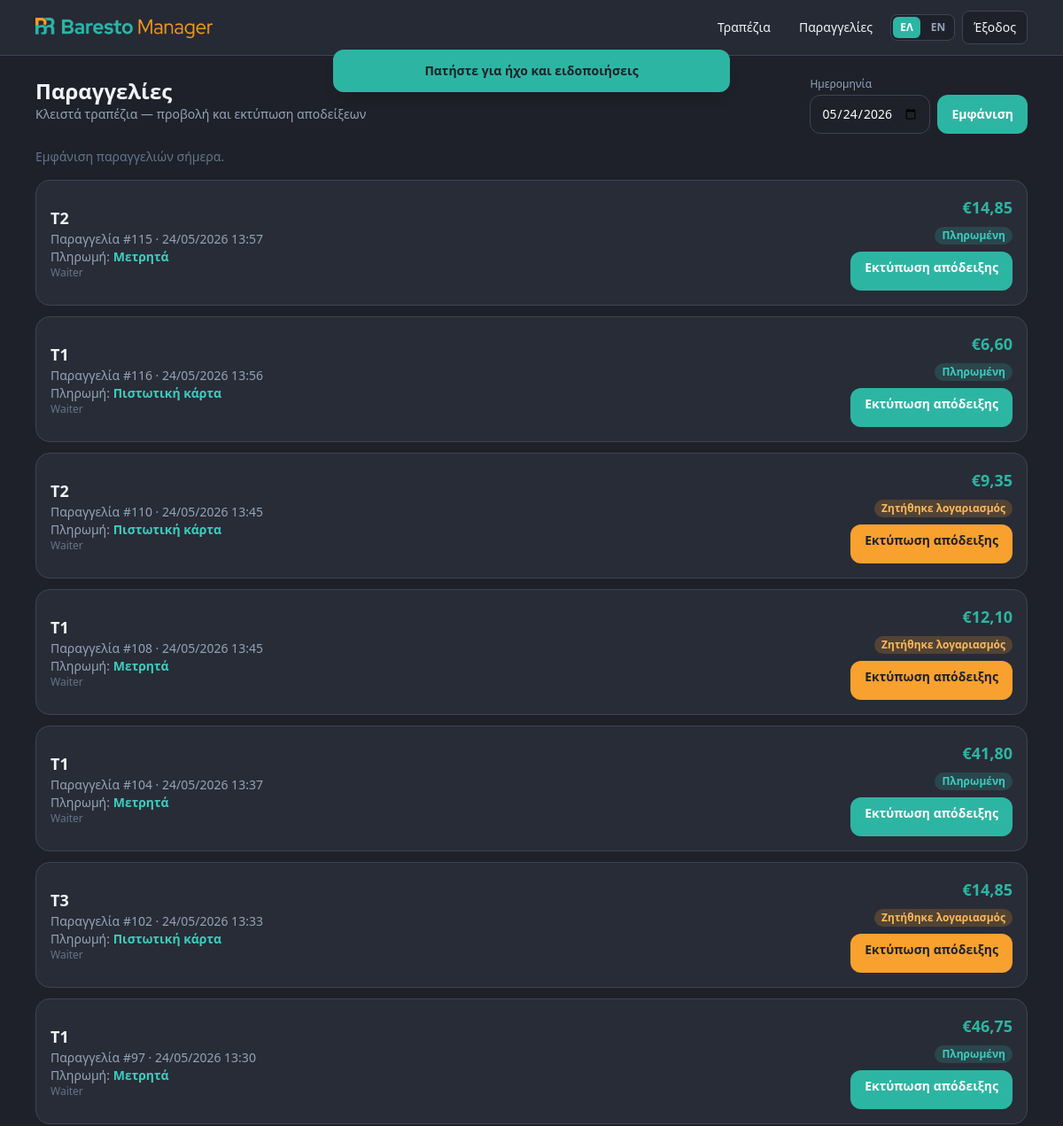
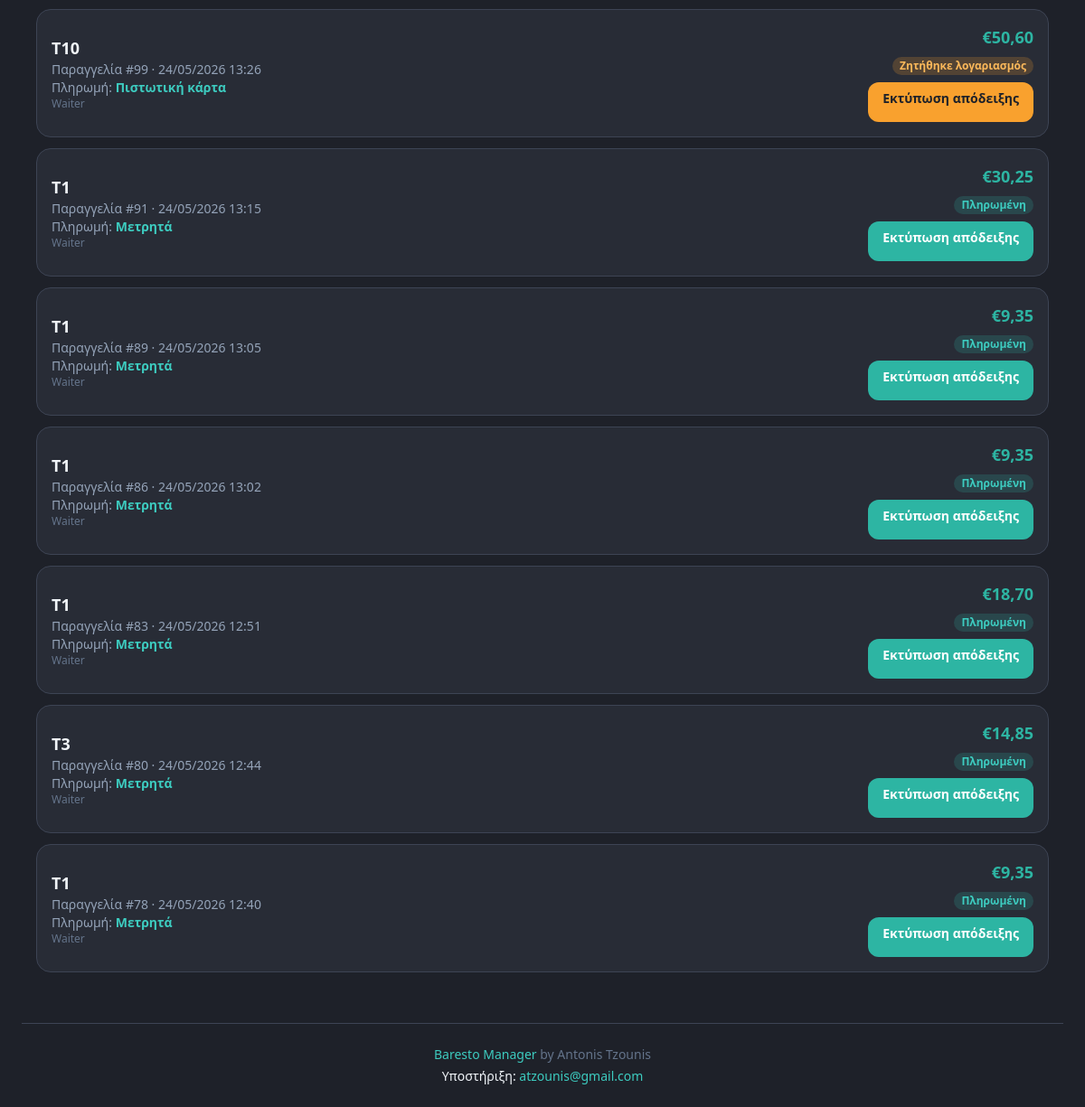
/orders/ (signed in), run on the app's committed database (2 pictures, top to bottom).
### apps/orders/models.py (models this page shows, shortened)
class Order(TimeStampedModel):
    STATUS_CHOICES = [
        ("open", _("Open")),
        ("confirmed", _("Confirmed")),
        ("preparing", _("Preparing")),
        ("partially_ready", _("Partially Ready")),
        ("ready", _("Ready")),
        ("served", _("Served")),
        ("bill_requested", _("Bill Requested")),
        ("paid", _("Paid")),
        ("cancelled", _("Cancelled")),
    ]
    session = models.ForeignKey(
        "restaurants.TableSession",
        on_delete=models.CASCADE,
        related_name="orders",
    )
    waiter = models.ForeignKey(
        "accounts.EmployeeProfile",
        on_delete=models.SET_NULL,
        null=True,
        related_name="orders",
    )
    status = models.CharField(max_length=20, choices=STATUS_CHOICES, default="open")
    notes = models.TextField(blank=True)
    is_priority = models.BooleanField(default=False)
    is_deleted = models.BooleanField(default=False)
    closed_at = models.DateTimeField(null=True, blank=True)
    archived_at = models.DateTimeField(null=True, blank=True)
    objects = SoftDeleteManager()
    all_objects = models.Manager()
    class Meta:
        ordering = ["-created_at"]

class Bill(TimeStampedModel):
    PAYMENT_METHODS = [
        ("cash", _("Cash")),
        ("card", _("Credit card")),
        ("split", _("Split")),
    ]
    order = models.OneToOneField(Order, on_delete=models.CASCADE, related_name="bill")
    subtotal = models.DecimalField(max_digits=10, decimal_places=2, default=0)
    tax = models.DecimalField(max_digits=10, decimal_places=2, default=0)
    discount = models.DecimalField(max_digits=10, decimal_places=2, default=0)
    total = models.DecimalField(max_digits=10, decimal_places=2, default=0)
    payment_method = models.CharField(max_length=20, choices=PAYMENT_METHODS, default="cash")
    split_count = models.PositiveIntegerField(default=1)
    is_paid = models.BooleanField(default=False)
    paid_at = models.DateTimeField(null=True, blank=True)
    receipt_printed = models.BooleanField(default=False)

### apps/restaurants/models.py (models this page shows, shortened)
class TableSession(TimeStampedModel):
    table = models.ForeignKey(Table, on_delete=models.CASCADE, related_name="sessions")
    opened_at = models.DateTimeField(auto_now_add=True)
    closed_at = models.DateTimeField(null=True, blank=True)
    cover_count = models.PositiveIntegerField(default=2)
    is_active = models.BooleanField(default=True)

class Table(models.Model):
    STATUS_CHOICES = [
        ("free", _("Free")),
        ("occupied", _("Occupied")),
        ("reserved", _("Reserved")),
        ("cleaning", _("Cleaning")),
    ]
    floor = models.ForeignKey(Floor, on_delete=models.CASCADE, related_name="tables")
    number = models.PositiveIntegerField()
    label = models.CharField(max_length=50, blank=True)
    capacity = models.PositiveIntegerField(default=4)
    qr_token = models.UUIDField(default=uuid.uuid4, unique=True, editable=False)
    qr_code = models.ImageField(upload_to="qr_codes/", blank=True)
    status = models.CharField(max_length=20, choices=STATUS_CHOICES, default="free")
    plan_x = models.FloatField(
        null=True,
        blank=True,
        help_text="Horizontal position on floor plan (0–100%).",
    )
    plan_y = models.FloatField(
        null=True,
        blank=True,
        help_text="Vertical position on floor plan (0–100%).",
    )
    plan_w = models.FloatField(default=12, help_text="Width on floor plan (0–100%).")
    plan_h = models.FloatField(default=14, help_text="Height on floor plan (0–100%).")
    assigned_to = models.ForeignKey(
        "accounts.EmployeeProfile",
        on_delete=models.SET_NULL,
        null=True,
        blank=True,
        related_name="assigned_tables",
    )
    class Meta:
        unique_together = [("floor", "number")]
        ordering = ["floor", "number"]
    def __str__(self):
        return self.label or f"Table {self.number}"

### apps/accounts/models.py (models this page shows, shortened)
class EmployeeProfile(TimeStampedModel):
    ROLE_CHOICES = [
        ("admin", "Admin"),
        ("manager", "Manager"),
        ("waiter", "Waiter"),
        ("cashier", "Cashier"),
        ("kitchen", "Kitchen"),
    ]
    user = models.OneToOneField(
        settings.AUTH_USER_MODEL,
        on_delete=models.CASCADE,
        related_name="employee_profile",
    )
    restaurant = models.ForeignKey(
        "restaurants.Restaurant",
        on_delete=models.CASCADE,
        related_name="staff",
    )
    branch = models.ForeignKey(
        "restaurants.Branch",
        on_delete=models.SET_NULL,
        null=True,
        blank=True,
        related_name="staff",
    )
    role = models.CharField(max_length=20, choices=ROLE_CHOICES, default="waiter")
    pin = models.CharField(max_length=6, blank=True)
    avatar = models.ImageField(upload_to="staff/avatars/", blank=True)
    is_active_shift = models.BooleanField(default=False)

### apps/orders/views.py (the view)
# urls.py: path("orders/", views.OrderHistoryListView.as_view(), name="order_history"),
class OrderHistoryListView(RestaurantScopedMixin, RolePermissionMixin, ListView):
    required_permission = "print_receipt"
    template_name = "orders/history.html"
    context_object_name = "orders"
    paginate_by = 30
    def get_queryset(self):
        branch = self.get_branch()
        if not branch:
            return Order.objects.none()
        selected, today, _error = _parse_order_history_date(self.request, branch)
        self._selected_date = selected
        self._today = today
        qs = _orders_with_receipts_queryset(branch)
        return _filter_orders_by_closed_date(qs, selected, _branch_timezone(branch))
    def get_context_data(self, **kwargs):
        ctx = super().get_context_data(**kwargs)
        branch = self.get_branch()
        if branch and not hasattr(self, "_selected_date"):
            selected, today, error = _parse_order_history_date(self.request, branch)
            self._selected_date = selected
            self._today = today
            self._date_filter_error = error
        elif branch:
            _, _, self._date_filter_error = _parse_order_history_date(self.request, branch)
        else:
            self._selected_date = timezone.localdate()
            self._today = self._selected_date
            self._date_filter_error = None
        ctx["selected_date"] = self._selected_date
        ctx["selected_date_iso"] = self._selected_date.isoformat()
        ctx["today_date_iso"] = self._today.isoformat()
        ctx["is_today"] = self._selected_date == self._today
        ctx["date_filter_error"] = getattr(self, "_date_filter_error", None)
        return ctx

### apps/common/mixins.py (called while the page is built)
def get_employee_profile(user):
    if not user.is_authenticated:
        return None
    try:
        return user.employee_profile
    except EmployeeProfile.DoesNotExist:
        return None

    def get_branch(self):
        profile = get_employee_profile(self.request.user)
        if profile is None:
            raise PermissionDenied("Staff profile required.")
        if profile.branch_id:
            return profile.branch
        return profile.restaurant.branches.filter(is_active=True).first()

    def dispatch(self, request, *args, **kwargs):
        if not request.user.is_authenticated:
            return self.handle_no_permission()
        if get_employee_profile(request.user) is None:
            if request.user.is_superuser:
                return super(LoginRequiredMixin, self).dispatch(request, *args, **kwargs)
            raise PermissionDenied("Staff profile required.")
        return super().dispatch(request, *args, **kwargs)

### apps/common/models.py (called while the page is built)
    def get_queryset(self):
        return SoftDeleteQuerySet(self.model, using=self._db).filter(is_deleted=False)

### apps/common/permissions.py (called while the page is built)
def role_has_permission(role: str, action: str) -> bool:
    allowed = ROLE_PERMISSIONS.get(action, set())
    return role in allowed

def get_employee_role(user):
    profile = getattr(user, "employee_profile", None)
    if profile:
        return profile.role
    if user.is_superuser:
        return "admin"
    return None

    def has_role_permission(self):
        role = get_employee_role(self.request.user)
        if role is None:
            return False
        if self.required_permission is None:
            return True
        return role_has_permission(role, self.required_permission)

    def dispatch(self, request, *args, **kwargs):
        if not self.has_role_permission():
            from django.core.exceptions import PermissionDenied
            raise PermissionDenied("Insufficient role permissions.")
        return super().dispatch(request, *args, **kwargs)

### apps/orders/views.py (called while the page is built)
def _orders_with_receipts_queryset(branch):
    return (
        Order.objects.filter(
            session__table__floor__branch=branch,
            is_deleted=False,
            status__in=["paid", "bill_requested"],
            bill__isnull=False,
        )
        .select_related("session", "session__table", "waiter__user", "bill")
        .prefetch_related("items__menu_item")
        .order_by("-session__closed_at", "-updated_at")
    )

def _today_in_branch(branch):
    return timezone.now().astimezone(_branch_timezone(branch)).date()

### templates/orders/history.html (shortened to what this page needs)
{% extends "base.html" %}
{% load i18n %}
{% block content %}
<div class="space-y-4">
  <div class="flex flex-wrap items-start justify-between gap-4">
    <div>
      <h1 class="text-2xl font-bold">{% trans "Orders" %}</h1>
      <p class="text-sm text-slate-400">{% trans "Closed tables — view and print receipts" %}</p>
    </div>
    <form method="get" class="flex flex-wrap items-end gap-2">
      <div>
        <label for="order-history-date" class="mb-1 block text-xs font-medium text-slate-400">{% trans "Date" %}</label>
        <input id="order-history-date" type="date" name="date" value="{{ selected_date_iso }}" max="{{ today_date_iso }}"
          class="min-h-11 rounded-xl border border-kitchen-border bg-kitchen px-3 py-2 text-sm text-white">
      </div>
      <button type="submit" class="btn-secondary min-h-11 rounded-xl px-4 py-2 text-sm font-semibold">
        {% trans "Show" %}
      </button>
    </form>
  </div>
  {% if is_today %}
  <p class="text-sm text-slate-500">{% trans "Showing today's orders." %}</p>
  {% else %}
  <p class="text-sm text-slate-500">
    {% blocktrans with day=selected_date|date:"d/m/Y" %}Showing orders for {{ day }}.{% endblocktrans %}
  </p>
  {% endif %}
  <div class="space-y-3">
    {% for order in orders %}
    <article class="card flex flex-wrap items-center justify-between gap-3 p-4">
      <div class="min-w-0 flex-1">
        <p class="text-lg font-bold">{{ order.session.table }}</p>
        <p class="text-sm text-slate-400">
          {% trans "Order" %} #{{ order.pk }}
          · {% if order.session.closed_at %}{{ order.session.closed_at|date:"d/m/Y H:i" }}{% else %}{{ order.updated_at|date:"d/m/Y H:i" }}{% endif %}
        </p>
        {% if order.bill %}
        <p class="text-sm text-slate-400">
          {% trans "Payment" %}:
          <strong class="font-bold text-order-light">{{ order.bill.get_payment_method_display }}</strong>
        </p>
        {% endif %}
        {% if order.waiter %}
        <p class="text-xs text-slate-500">{{ order.waiter.user.get_full_name|default:order.waiter.user.username }}</p>
        {% endif %}
      </div>
      <div class="flex shrink-0 flex-col items-end gap-2">
        <p class="text-lg font-bold text-price">€{{ order.bill.total }}</p>
        <span class="rounded-full px-2 py-0.5 text-xs font-semibold
          {% if order.status == 'paid' %}bg-order/20 text-order-light{% else %}bg-new-order/20 text-new-order-light{% endif %}">
          {{ order.get_status_display }}
        </span>
        {% if order.status == 'paid' %}
        <a href="{% url 'order_receipt_print' order.pk %}?from=history" target="_blank" rel="noopener"
          class="btn-secondary min-h-11 rounded-xl px-4 py-2 text-sm font-semibold">
          {% trans "Print receipt" %}
        </a>
        {% else %}
        <a href="{% url 'order_receipt' order.pk %}?from=history"
          class="btn-primary min-h-11 rounded-xl px-4 py-2 text-sm font-semibold">
          {% trans "Print receipt" %}
        </a>
        {% endif %}
      </div>
    </article>
    {% endfor %}
  </div>
</div>
{% endblock %}

### static/css/baresto.css (style rules this page uses)
:root { --baresto-kitchen: #1e2129; --baresto-kitchen-elevated: #282c36; --baresto-kitchen-border: #3d4454; --baresto-new-order: #f9a12e; --baresto-new-order-hover: #e08f1a; --baresto-order: #2db5a3; --baresto-order-hover: #249688; --baresto-text: #f1f5f9; --baresto-text-muted: #94a3b8; }
body { background-color: var(--baresto-kitchen); color: var(--baresto-text); }
.btn-primary { background-color: var(--baresto-new-order); color: #1e2129; font-weight: 600; }
.btn-secondary { background-color: var(--baresto-order); color: #fff; font-weight: 600; }
.card { background-color: var(--baresto-kitchen-elevated); border: 1px solid var(--baresto-kitchen-border); border-radius: 1rem; }
.text-price { color: var(--baresto-order); }

### data on the page
Order: session.table "T2", pk "115", session.closed_at "24/05/2026 13:57", bill.payment_method "Μετρητά", waiter.user.get_full_name "Waiter", bill.total "14,85", status "Πληρωμένη"
Order: session.table "T1", pk "116", session.closed_at "24/05/2026 13:56", bill.payment_method "Πιστωτική κάρτα", waiter.user.get_full_name "Waiter", bill.total "6,60", status "Πληρωμένη"
Order: session.table "T2", pk "110", session.closed_at "24/05/2026 13:45", bill.payment_method "Πιστωτική κάρτα", waiter.user.get_full_name "Waiter", bill.total "9,35", status "Ζητήθηκε λογαριασμός"
Order: session.table "T1", pk "108", session.closed_at "24/05/2026 13:45", bill.payment_method "Μετρητά", waiter.user.get_full_name "Waiter", bill.total "12,10", status "Ζητήθηκε λογαριασμός"
Order: session.table "T1", pk "104", session.closed_at "24/05/2026 13:37", bill.payment_method "Μετρητά", waiter.user.get_full_name "Waiter", bill.total "41,80", status "Πληρωμένη"
Order: session.table "T3", pk "102", session.closed_at "24/05/2026 13:33", bill.payment_method "Πιστωτική κάρτα", waiter.user.get_full_name "Waiter", bill.total "14,85", status "Ζητήθηκε λογαριασμός"
Order: session.table "T1", pk "97", session.closed_at "24/05/2026 13:30", bill.payment_method "Μετρητά", waiter.user.get_full_name "Waiter", bill.total "46,75", status "Πληρωμένη"
Order: session.table "T10", pk "99", session.closed_at "24/05/2026 13:26", bill.payment_method "Πιστωτική κάρτα", waiter.user.get_full_name "Waiter", bill.total "50,60", status "Ζητήθηκε λογαριασμός"
Order: session.table "T1", pk "91", session.closed_at "24/05/2026 13:15", bill.payment_method "Μετρητά", waiter.user.get_full_name "Waiter", bill.total "30,25", status "Πληρωμένη"
Order: session.table "T1", pk "89", session.closed_at "24/05/2026 13:05", bill.payment_method "Μετρητά", waiter.user.get_full_name "Waiter", bill.total "9,35", status "Πληρωμένη"
Order: session.table "T1", pk "86", session.closed_at "24/05/2026 13:02", bill.payment_method "Μετρητά", waiter.user.get_full_name "Waiter", bill.total "9,35", status "Πληρωμένη"
Order: session.table "T1", pk "83", session.closed_at "24/05/2026 12:51", bill.payment_method "Μετρητά", waiter.user.get_full_name "Waiter", bill.total "18,70", status "Πληρωμένη"
Order: session.table "T3", pk "80", session.closed_at "24/05/2026 12:44", bill.payment_method "Μετρητά", waiter.user.get_full_name "Waiter", bill.total "14,85", status "Πληρωμένη"
Order: session.table "T1", pk "78", session.closed_at "24/05/2026 12:40", bill.payment_method "Μετρητά", waiter.user.get_full_name "Waiter", bill.total "9,35", status "Πληρωμένη"
